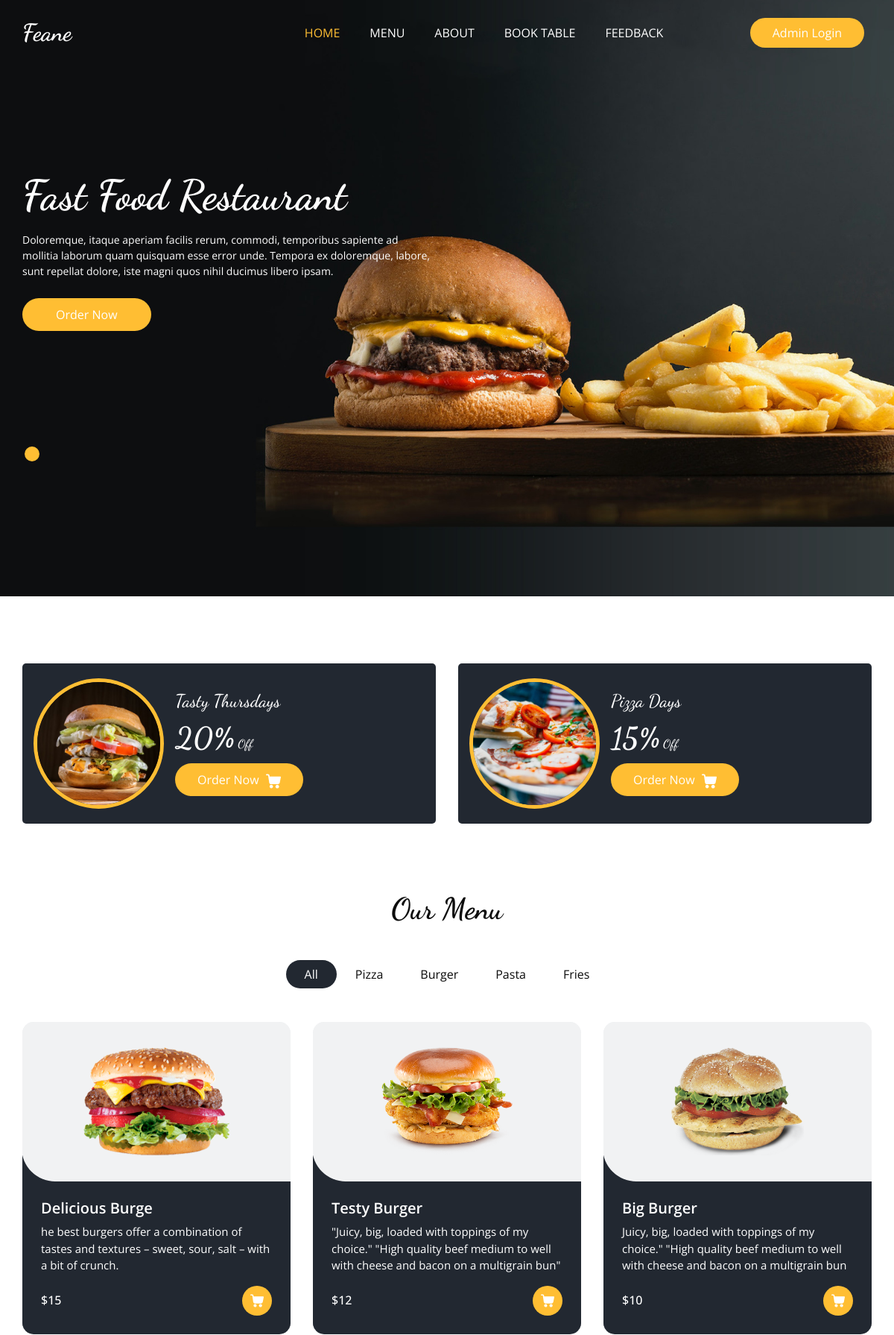
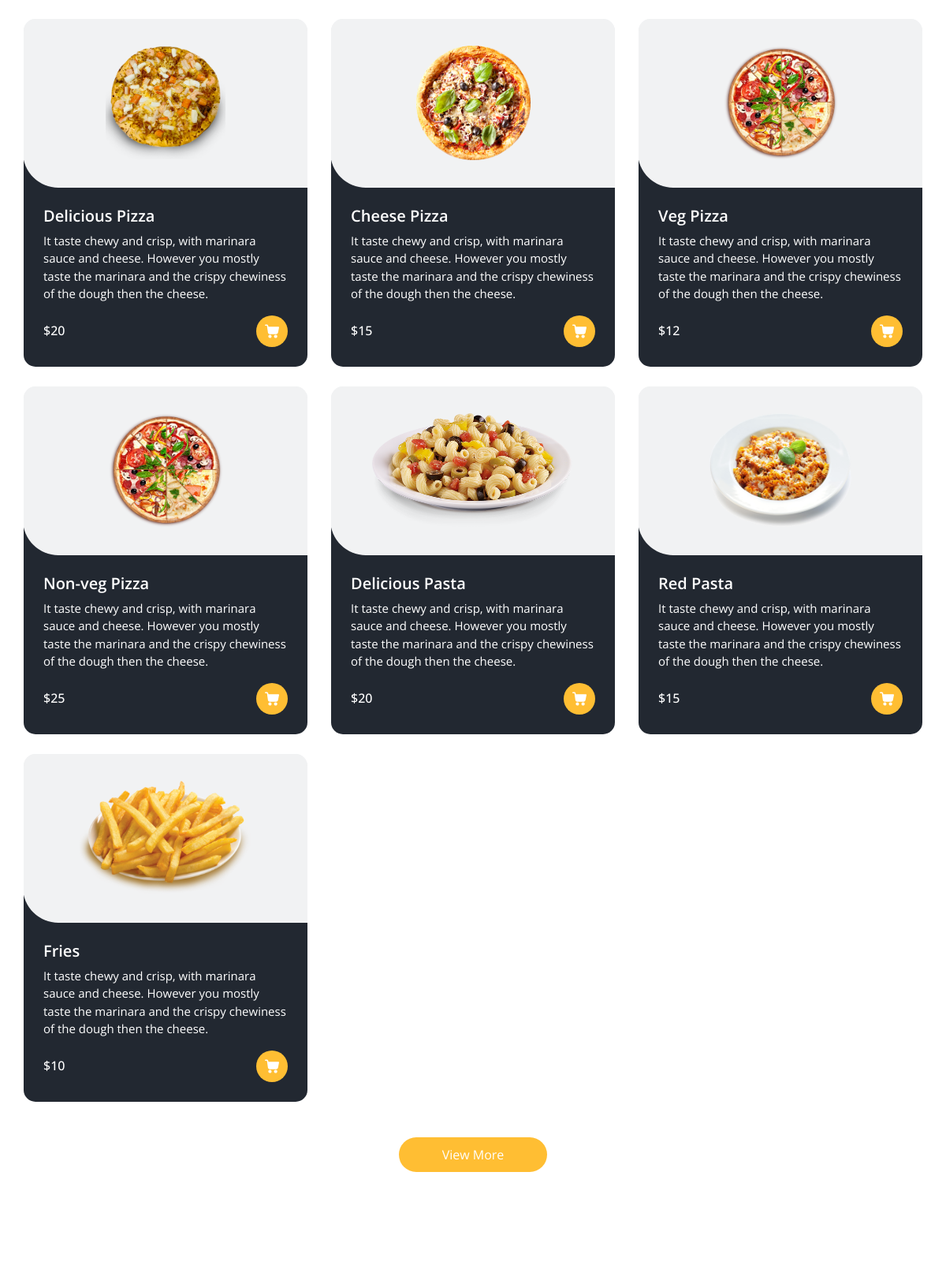
The page / (upper part) on the database its author committed (2 pictures, top to bottom).
### Base_app/models.py (models this page shows, shortened)
class ItemList(models.Model):
    Category_Name = models.CharField(max_length=15)
    def __str__(self):
        return self.Category_Name

class Items(models.Model):
    Item_name = models.CharField(max_length=15)
    Description = models.TextField(blank=False)
    Price=models.IntegerField()
    Category=models.ForeignKey(ItemList,related_name='Category_name',on_delete=models.CASCADE)
    Image=models.ImageField(upload_to='Items/')

### Base_app/views.py (the view)
# urls.py: 2. Add a URL to urlpatterns:  path('', views.home, name='home')
def home(request):
    items=Items.objects.all()
    list=ItemList.objects.all()
    review= Feedback.objects.all()
    return render(request, 'home.html',{'items':items,'list':list,'review':review})

### Template/home.html (shortened to what this page needs)
{% extends "base.html" %}
{% block home_status %}active{% endblock home_status %}
{% load static %}
{% block slider %}
    <section class="slider_section ">
      <div id="customCarousel1" class="carousel slide" data-ride="carousel">
        <div class="carousel-inner">
          <div class="carousel-item active">
            <div class="container ">
              <div class="row">
                <div class="col-md-7 col-lg-6 ">
                  <div class="detail-box">
                    <h1>
                      Fast Food Restaurant
                    </h1>
                    <p>
                      Doloremque, itaque aperiam facilis rerum, commodi, temporibus sapiente ad mollitia laborum quam quisquam esse error unde. Tempora ex doloremque, labore, sunt repellat dolore, iste magni quos nihil ducimus libero ipsam.
                    </p>
                    <div class="btn-box">
                      <a href="" class="btn1">
                        Order Now
                      </a>
                    </div>
                  </div>
                </div>
              </div>
            </div>
          </div>
        </div>
        <div class="container">
          <ol class="carousel-indicators">
            <li data-target="#customCarousel1" data-slide-to="0" class="active"></li>
          </ol>
        </div>
      </div>
    </section>
    {% endblock slider %}
{% block main %}
  <section class="offer_section layout_padding-bottom">
    <div class="offer_container">
      <div class="container ">
        <div class="row">
          <div class="col-md-6  ">
            <div class="box ">
              <div class="img-box">
                <img src="{% static 'images/o1.jpg' %}" alt="">
              </div>
              <div class="detail-box">
                <h5>
                  Tasty Thursdays
                </h5>
                <h6>
                  <span>20%</span> Off
                </h6>
                <a href="">
                  Order Now
                </a>
              </div>
            </div>
          </div>
          <div class="col-md-6  ">
            <div class="box ">
              <div class="img-box">
                <img src="{% static 'images/o2.jpg' %}" alt="">
              </div>
              <div class="detail-box">
                <h5>
                  Pizza Days
                </h5>
                <h6>
                  <span>15%</span> Off
                </h6>
                <a href="">
                  Order Now
                </a>
              </div>
            </div>
          </div>
        </div>
      </div>
    </div>
  </section>
    <section class="food_section layout_padding-bottom">
      <div class="container">
        <div class="heading_container heading_center">
          <h2>
            Our Menu
          </h2>
        </div>
        <ul class="filters_menu">
          <li class="active" data-filter="*">All</li>
          {% for i in list %}
          <li data-filter=".{{i.Category_Name}}">{{i.Category_Name}}</li>
          {% endfor %}
        </ul>
        <div class="filters-content">
          <div class="row grid">
            {% for j in items %}
            <div class="col-sm-6 col-lg-4 all {{j.Category}}">
              <div class="box">
                <div>
                  <div class="img-box">
                    <img src="/media/{{j.Image}}" alt="{{j.Image}}">
                  </div>
                  <div class="detail-box">
                    <h5>
                      {{j.Item_name}}
                    </h5>
                    <p>
                      {{j.Description}}
                    </p>
                    <div class="options">
                      <h6>
                        ${{j.Price}}
                      </h6>
                      <a href="">
                      </a>
                    </div>
                  </div>
                </div>
              </div>
            </div>
            {% endfor %}
          </div>
        </div>
        <div class="btn-box">
          <a href="">
            View More
          </a>
        </div>
      </div>
    </section>
  <section class="book_section layout_padding">
  </section>
{% endblock main %}

### Static/css/responsive.css (style rules this page uses)
@media (min-width: 1200px) { .container { max-width: 1170px; } }

### rows shown on the page
ItemList: Category_Name "Pizza"
ItemList: Category_Name "Burger"
ItemList: Category_Name "Pasta"
ItemList: Category_Name "Fries"
Items: Image (picture), Item_name "Delicious Burge", Description "he best burgers offer a combination of tastes and textures – sweet, sour, salt – with a bit of crunch.", Price "15"
Items: Image (picture), Item_name "Testy Burger", Description "\"Juicy, big, loaded with toppings of my choice.\" \"High quality beef medium to well with cheese and bacon on a multigrain bun\"", Price "12"
Items: Image (picture), Item_name "Big Burger", Description "Juicy, big, loaded with toppings of my choice.\" \"High quality beef medium to well with cheese and bacon on a multigrain bun", Price "10"
Items: Image (picture), Item_name "Delicious Pizza", Description "It taste chewy and crisp, with marinara sauce and cheese. However you mostly taste the marinara and the crispy chewiness of the dough then the cheese.", Price "20"
Items: Image (picture), Item_name "Cheese Pizza", Description "It taste chewy and crisp, with marinara sauce and cheese. However you mostly taste the marinara and the crispy chewiness of the dough then the cheese.", Price "15"
Items: Image (picture), Item_name "Veg Pizza", Description "It taste chewy and crisp, with marinara sauce and cheese. However you mostly taste the marinara and the crispy chewiness of the dough then the cheese.", Price "12"
Items: Image (picture), Item_name "Non-veg Pizza", Description "It taste chewy and crisp, with marinara sauce and cheese. However you mostly taste the marinara and the crispy chewiness of the dough then the cheese.", Price "25"
Items: Image (picture), Item_name "Delicious Pasta", Description "It taste chewy and crisp, with marinara sauce and cheese. However you mostly taste the marinara and the crispy chewiness of the dough then the cheese.", Price "20"
Items: Image (picture), Item_name "Red Pasta", Description "It taste chewy and crisp, with marinara sauce and cheese. However you mostly taste the marinara and the crispy chewiness of the dough then the cheese.", Price "15"
Items: Image (picture), Item_name "Fries", Description "It taste chewy and crisp, with marinara sauce and cheese. However you mostly taste the marinara and the crispy chewiness of the dough then the cheese.", Price "10"
